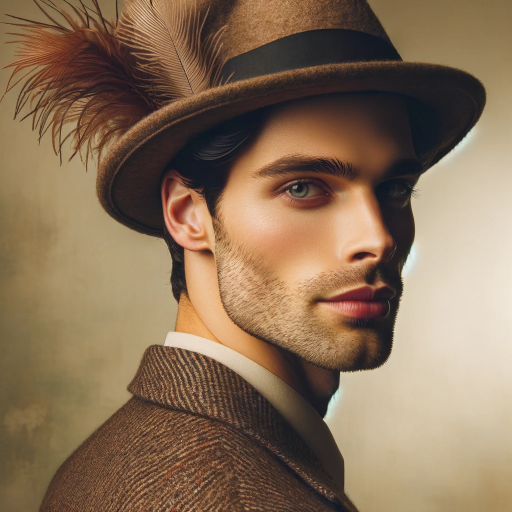
#> input picture img/like_lenna.png, 1024 x 1024 px (shown at 1/2 size)
$ python masking.py
#> lines starting #> are read from the running program, lines starting #| are printed output that depends on the picture; after the words box and inside, x2 and y2 are one past the last pixel; in counts of white or black regions, pixels touching at a corner belong together
import numpy as np, cv2
import matplotlib as plt

# 이미지 읽기
img = cv2.imread('../img/like_lenna.png')
#> img is the input picture: shape (1024, 1024, 3); mean B, G, R 87.7, 112.3, 136.5

# 마스크 만들기
mask = np.zeros_like(img)
cv2.circle(mask, (260, 210), 100, (255, 255, 255), -1)
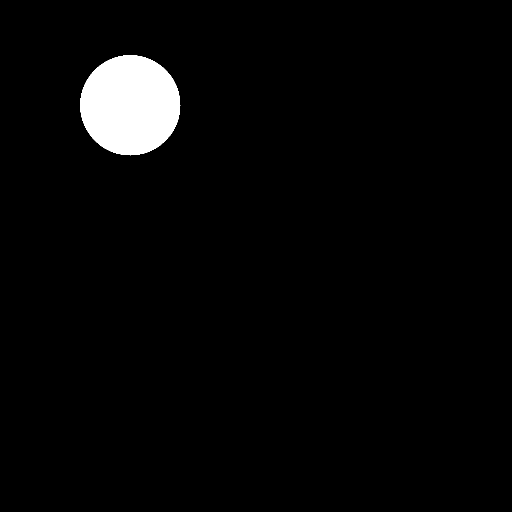
#> mask: shape (1024, 1024, 3) (shown at 1/2 size); 3% white; 1 white region, box (x1, y1, x2, y2) and area: (160, 110, 361, 311) 31417
#cv2.circle(이미지, (x, y), 반지름, (색상), 굵기)

# 마스킹
masked = cv2.bitwise_and(img, mask)
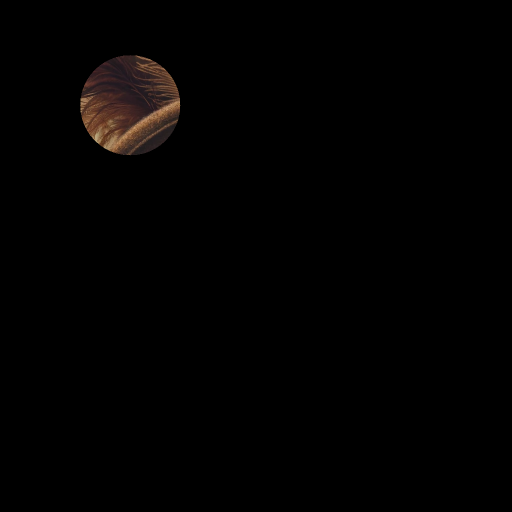
#> masked: shape (1024, 1024, 3) (shown at 1/2 size); mean B, G, R 1.3, 1.6, 2.4

# 출력
cv2.imshow('original', img)
cv2.imshow('mask', mask)
cv2.imshow('masked', masked)
cv2.waitKey(0)
cv2.destroyAllWindows()

$ run again, with img/man_chromakey.jpg saved as img/like_lenna.png
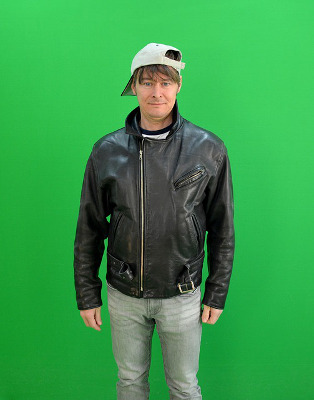
#> input picture img/man_chromakey.jpg, 314 x 400 px
#> img is the input picture: shape (400, 314, 3); mean B, G, R 75.9, 153.6, 55.6
#> `cv2.circle(mask, (260, 210), 100, (255, 255, 255), -1)`:
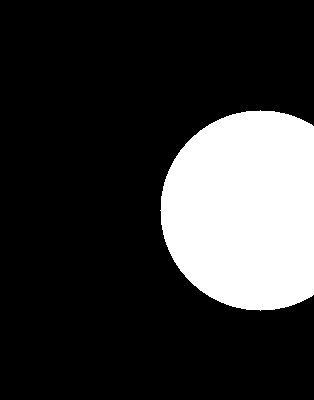
#> mask: shape (400, 314, 3); 20.6% white; 1 white region, box (x1, y1, x2, y2) and area: (160, 110, 314, 311) 25872
#> `masked = cv2.bitwise_and(img, mask)`:
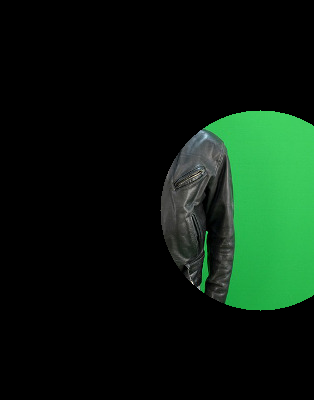
#> masked: shape (400, 314, 3); mean B, G, R 15.6, 29.8, 10.8
